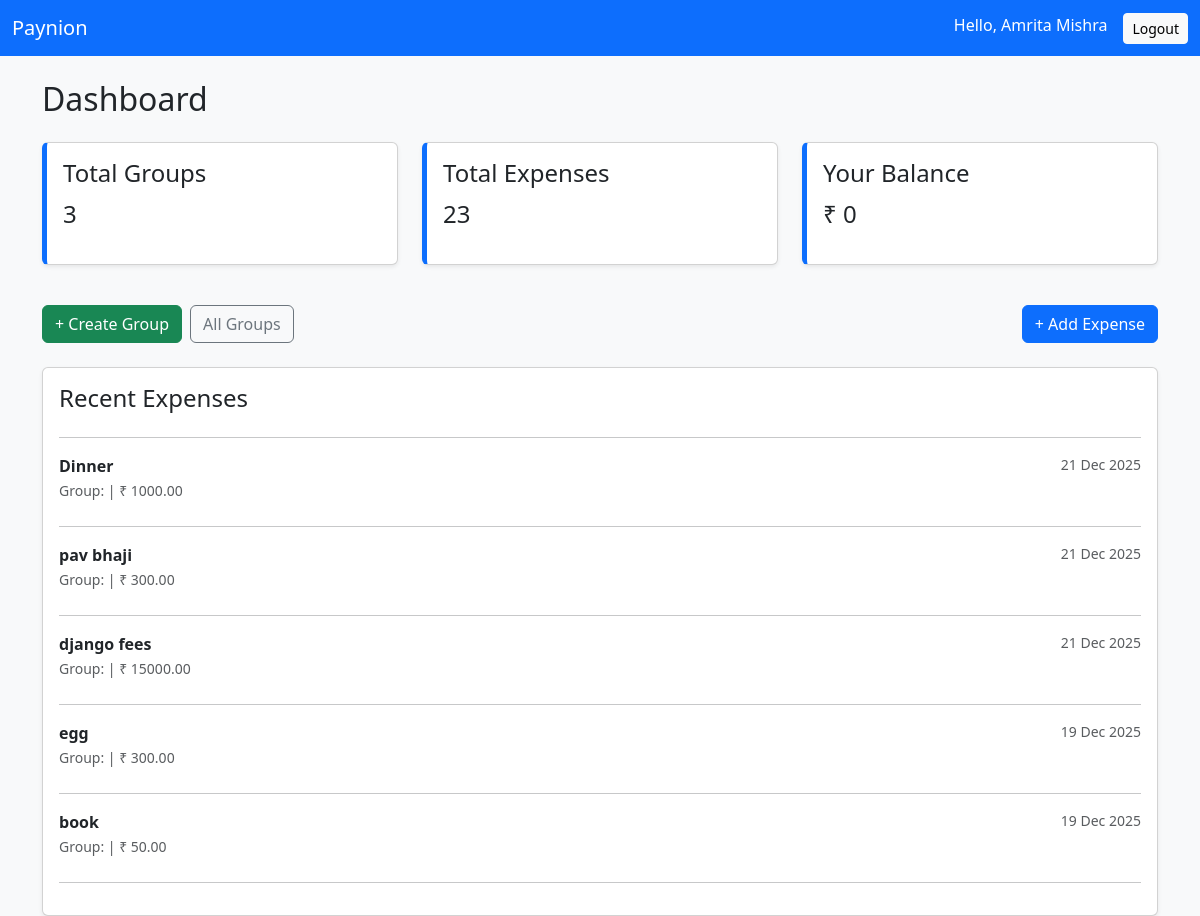
/accounts/dashboard/ (signed in), run on an earlier commit of the app's database.
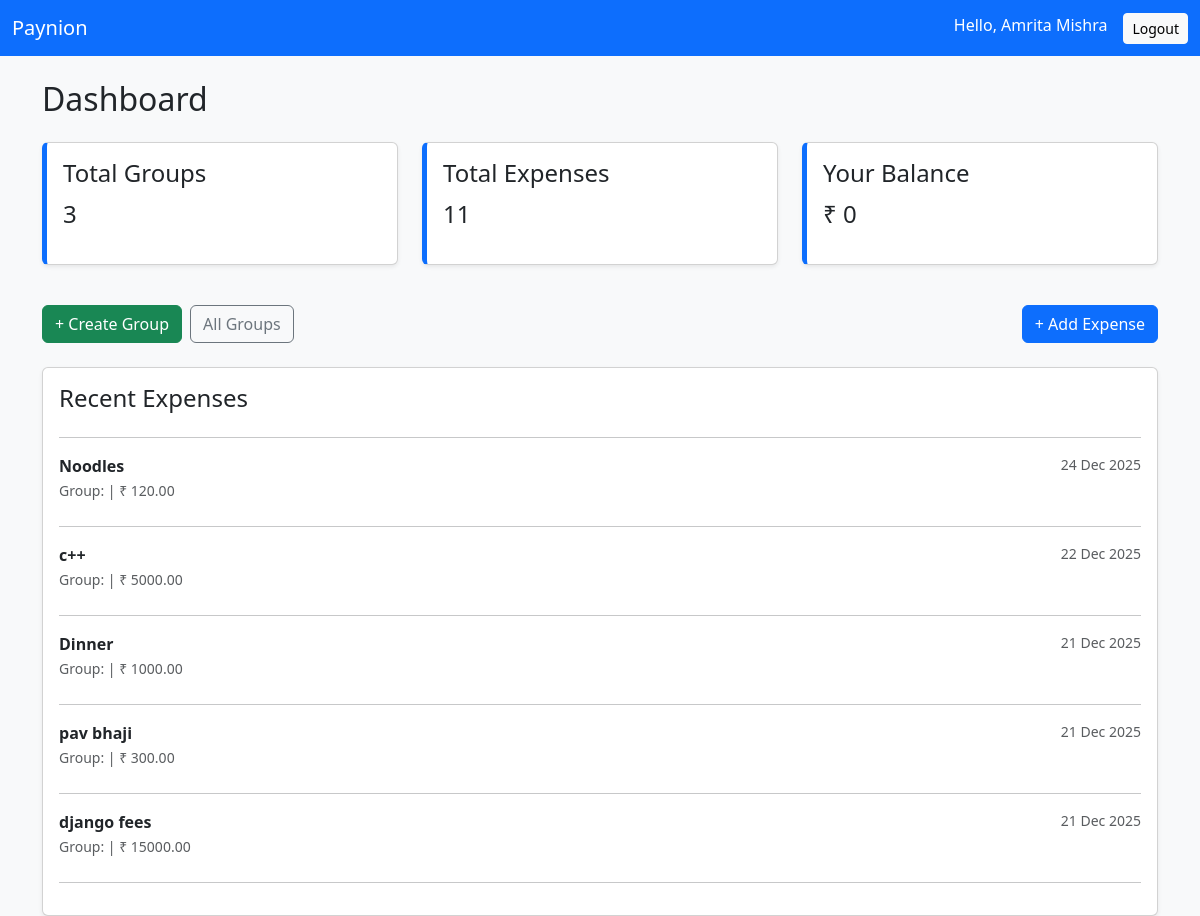
And on a later commit of the database.
### expenses/models.py (models this page shows, shortened)
class Expense(models.Model):
    SPLIT_TYPES = [
        ("equal", "Equal"),
        ("percentage", "Percentage"),
        ("custom", "Custom"),
    ]
    group = models.ForeignKey(Group, on_delete=models.CASCADE, related_name="expenses")
    amount = models.DecimalField(max_digits=10, decimal_places=2)
    description = models.CharField(max_length=255)
    paid_by = models.ForeignKey(User, on_delete=models.CASCADE, related_name="paid_expenses")
    split_type = models.CharField(max_length=20, choices=SPLIT_TYPES, default="equal")
    created_at = models.DateTimeField(auto_now_add=True)
    class Meta:
        ordering = ["-created_at"]   # 🔥 newest expense first

### accounts/views.py (the view)
# urls.py: path('dashboard/',views.dashboard, name='dashboard'),
@login_required
def dashboard(request):
    total_groups = Group.objects.filter(members=request.user).count()
    total_expenses = Expense.objects.filter(paid_by=request.user).count()
    recent_expenses = Expense.objects.filter(paid_by=request.user).order_by('-created_at')[:5]
    balance = 0
    return render(request, "accounts/dashboard.html", {
        "total_groups": total_groups,
        "total_expenses": total_expenses,
        "recent_expenses": recent_expenses,
        "balance": balance,
    })

### accounts/templates/accounts/dashboard.html (shortened to what this page needs)
{% load static %}
<!DOCTYPE html>
<html lang="en">
<head>
    <link rel="stylesheet"
          href="https://cdn.jsdelivr.net/npm/bootstrap@5.3.2/dist/css/bootstrap.min.css">
</head>
<body class="bg-light">
<nav class="navbar navbar-expand-lg navbar-dark bg-primary">
    <div class="container-fluid">
        <a class="navbar-brand" href="#">Paynion</a>
        <div class="d-flex">
            <span class="text-white me-3">
                Hello, {{ request.user.full_name }}
            </span>
            <a href="{% url 'logout' %}" class="btn btn-light btn-sm">
                Logout
            </a>
        </div>
    </div>
</nav>
<div class="container mt-4">
    <h2 class="mb-4">Dashboard</h2>
    <div class="row">
        <div class="col-md-4 mb-3">
            <div class="card p-3 shadow-sm card-summary">
                <h4>Total Groups</h4>
                <p class="fs-4">{{ total_groups|default:"0" }}</p>
            </div>
        </div>
        <div class="col-md-4 mb-3">
            <div class="card p-3 shadow-sm card-summary">
                <h4>Total Expenses</h4>
                <p class="fs-4">{{ total_expenses|default:"0" }}</p>
            </div>
        </div>
        <div class="col-md-4 mb-3">
            <div class="card p-3 shadow-sm card-summary">
                <h4>Your Balance</h4>
                <p class="fs-4">₹ {{ balance|default:"0" }}</p>
            </div>
        </div>
    </div>
<div class="d-flex justify-content-between my-4">
    <div class="d-flex gap-2">
        <a href="{% url 'create_group' %}" class="btn btn-success">
            + Create Group
        </a>
        <a href="{% url 'view_all_group' %}"
        class="btn btn-outline-secondary">
            All Groups
        </a>
    </div>
    <a href="{% url 'view_all_group' %}?from=add_expense"
    class="btn btn-primary">
        + Add Expense
    </a>
</div>
    <div class="card shadow-sm p-3">
        <h4>Recent Expenses</h4>
        <hr>
        {% if recent_expenses %}
            {% for exp in recent_expenses %}
                <div class="d-flex justify-content-between mb-2">
                    <div>
                        <strong>{{ exp.description }}</strong>
                        <br>
                        <small class="text-muted">
                            Group: {{ exp.group.name }} |
                            ₹ {{ exp.amount }}
                        </small>
                    </div>
                    <small class="text-muted">
                        {{ exp.created_at|date:"d M Y" }}
                    </small>
                </div>
                <hr>
            {% endfor %}
        {% else %}
            <p class="text-muted">No recent expenses found.</p>
        {% endif %}
    </div>
</div>
</body>
</html>

What changed in the data, as far as the page shows it:
removed Expense: description "egg", amount "300.00", created_at "19 Dec 2025"
no longer on this page (row unchanged): Expense: description "book", amount "50.00", created_at "19 Dec 2025"
added Expense: description "Noodles", amount "120.00", created_at "24 Dec 2025"
added Expense: description "c++", amount "5000.00", created_at "22 Dec 2025"
Also different on the page:
{{ total_expenses|default:"0" }}: "23" → "11"
